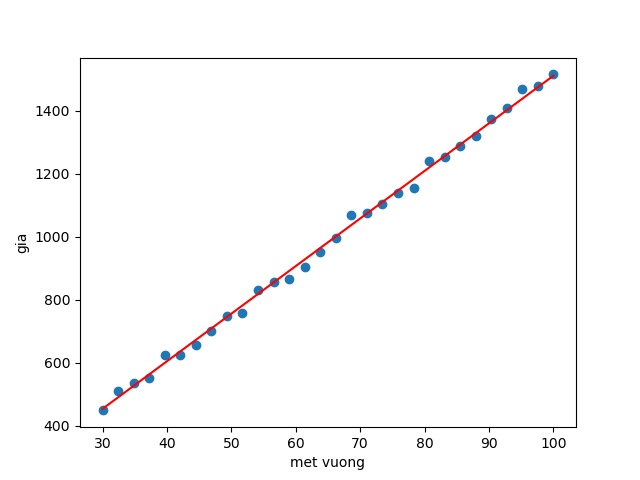

The Python source for this figure:
import matplotlib.pyplot as plt
import numpy as np
import pandas as pd

# numPoint = 30
# noise = np.random.normal(0,1,numPoint).reshape(-1,1)
# x = np.linspace(30, 100, numPoint).reshape(-1,1)
# N = x.shape[0]
# y = 15*x + 8 + 20*noise
# plt.scatter(x, y)
# plt.show()

'''
Bài toán dự đoán giá nhà dùng tập dữ liệu data_linear.csv
'''
# Đọc dữ liệu trong data_linear.csv bằng pandas
data = pd.read_csv('data_linear.csv').values
# Lấy dữ liệu đầu
N = data.shape[0]
# print(N)
# Tách mảng thành nhiều mảng, mỗi mảng chứa 1 điểm x hoặc y, dùng để biểu diễn tọa độ 
# trên sơ đồ trực quan hóa dữ liệu: diện tích: x, giá tiền: y
x = data[:, 0].reshape(-1, 1)
y = data[:, 1].reshape(-1, 1)

# Biểu diễn x, y bằng biểu đồ phân tán scatter
plt.scatter(x, y)
plt.xlabel('met vuong')
plt.ylabel('gia')

# Nối chuỗi các mảng theo chiều ngang
x = np.hstack((np.ones((N, 1)), x))

w = np.array([0.,1.]).reshape(-1, 1)

# print('x----------\n', x)
# print('y----------\n', y)
# print('w----------\n', w)

numOfIteration = 100
cost = np.zeros((numOfIteration, 1))
learing_rate = 0.000001

# r = np.dot(x, w) - y
# print('r----------\n',r)
# print(np.sum(r))
# print(np.sum(np.multiply(r,x[:,1].reshape(-1,1))))

# print('x:1----------------',x[:,1].reshape(-1,1))
# print('multiply',np.multiply(r,x[:,1].reshape(-1,1)))
# cost[1] = 0.5*np.sum(r*r)
# w[0] -= learing_rate*np.sum(r)
# w[1] -= learing_rate*np.sum(np.multiply(r,x[:,1].reshape(-1,1)))
# print('w0-------',w[0])
# print('w1-------',w[1])

# print('cost------------',cost[1])

'''
Áp dụng thuật toán Gradient descent tìm giá trị nhỏ nhất của hàm số f(x) dựa trên đạo hàm
x = x - learning_rate*f'(x)
Bước 1: Khởi tạo x = x0 tùy ý
Bước 2: Gán x = x - learning_rate*f'(x)
Bước 3: Tính lại f(x): Nếu f(x) đủ nhỏ thì dừng lại, ngược lại tiếp tục bước 2
'''
for i in range(1, numOfIteration):
    # Tích vô hướng 2 mảng
    r = np.dot(x, w) - y
    cost[i] = 0.5*np.sum(r*r)
    w[0] -= learing_rate*np.sum(r)
    w[1] -= learing_rate*np.sum(np.multiply(r,x[:,1].reshape(-1,1)))
    print(cost[i])
predict = np.dot(x, w)
#print('predict\n',predict)
plt.plot((x[0][1], x[N-1][1]), (predict[0], predict[N-1]), 'r')
plt.show()
plt.savefig('linear_regression.png')

x1 = 50
y1 = w[0] + w[1]*x1
print('Gia nha 50m vuong la: ', y1)